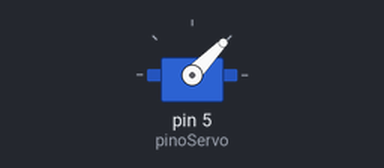
The sketch below on a simulated Arduino Uno, built with avr-gcc and run on an emulated ATmega328P. Shown: servo.

Above: at 0.05 s.
At 0.2 s:
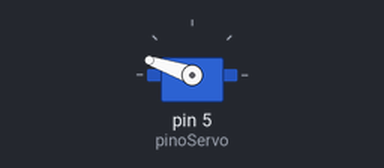
Timing chart, 0 to 3.0 s (numbered marks = the images above):
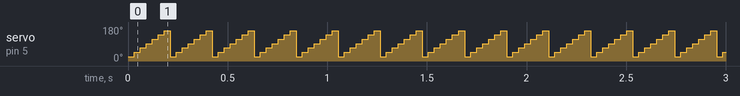

The sketch:

codigo.ino
```cpp
#include <IRremote.h> // Inclui a biblioteca que permite a decodificação dos dados em infravermelho
#include <Servo.h> // Inclui a biblioteca para a manipulação do servo motor


Servo nossoServo;
int pinoSinal = 1; // Define o pino que estará relacionado ao sensor de infravermelho
int pinoServo = 5; // Define o pino que estará relacionado ao servo motor
IRrecv irrecv(pinoSinal); // Instancia um objeto para manipularmos as funções da biblioteca
decode_results results;
float teclaPressionada = 0;
float teclaLigaDesliga = 0;
int grau = 23; // Quantos graus o servo deve virar. Inicialmente serão 5min. Como o servo gira até 180 graus, e a fritadeira tem 8 marcações de 5min nesse período, 180/8 = 22,5
int contaGrau = 1; // Quantas vezes o botão já foi pressionado, para saber quantos graus o servo deve girar

void setup() {
  Serial.begin(9600); // Inicia o monitor serial, que será onde os "códigos" ou "pulsos" em binário de cada tecla do controle serão exibidos
  irrecv.enableIRIn(); // Inicia o processo de recebimento de dados
  nossoServo.attach(pinoServo);

}

void loop() {
  // PARTE 1: DESCOBRIR QUAL O VALOR CORRESPONDENTE A UMA CERTA TECLA (LIGA/DESLIGA)

  if (irrecv.decode(&results)) { // Caso algum valor tenha sido passado ao sensor
    Serial.print("A tecla pressionada corresponde a: ");
    Serial.print(results.value); // Imprime na tela o valor em binário correspondente ao pulso que representa a tecla pressionada.
    teclaPressionada = results.value; // Armazena o "número" que representa a tecla pressionada
  }

  // Já sabendo qual o valor que corresponde à tecla de liga/desliga, executar:
  // PARTE 2: ACIONAR O SERVO MOTOR E LIGAR A FRITADEIRA
  if(teclaPressionada == teclaLigaDesliga){
    nossoServo.write(grau*contaGrau); // Passa ao servo quantos graus ele deve girar
    contaGrau++;
    delay(30); // um tempinho para o servo se ajustar
  }
  if(contaGrau==8){
    contaGrau = 1;
  }
  irrecv.resume(); // Permite a leitura de um novo valor

}
```

Measured:
- by itself, servo on pin 5 (pinoServo): repeats every 0.21 s: 69° 0.03 s, 92° 0.03 s, 115° 0.03 s, 138° 0.03 s, 161° 0.03 s, 23° 0.03 s, 46° 0.03 s
